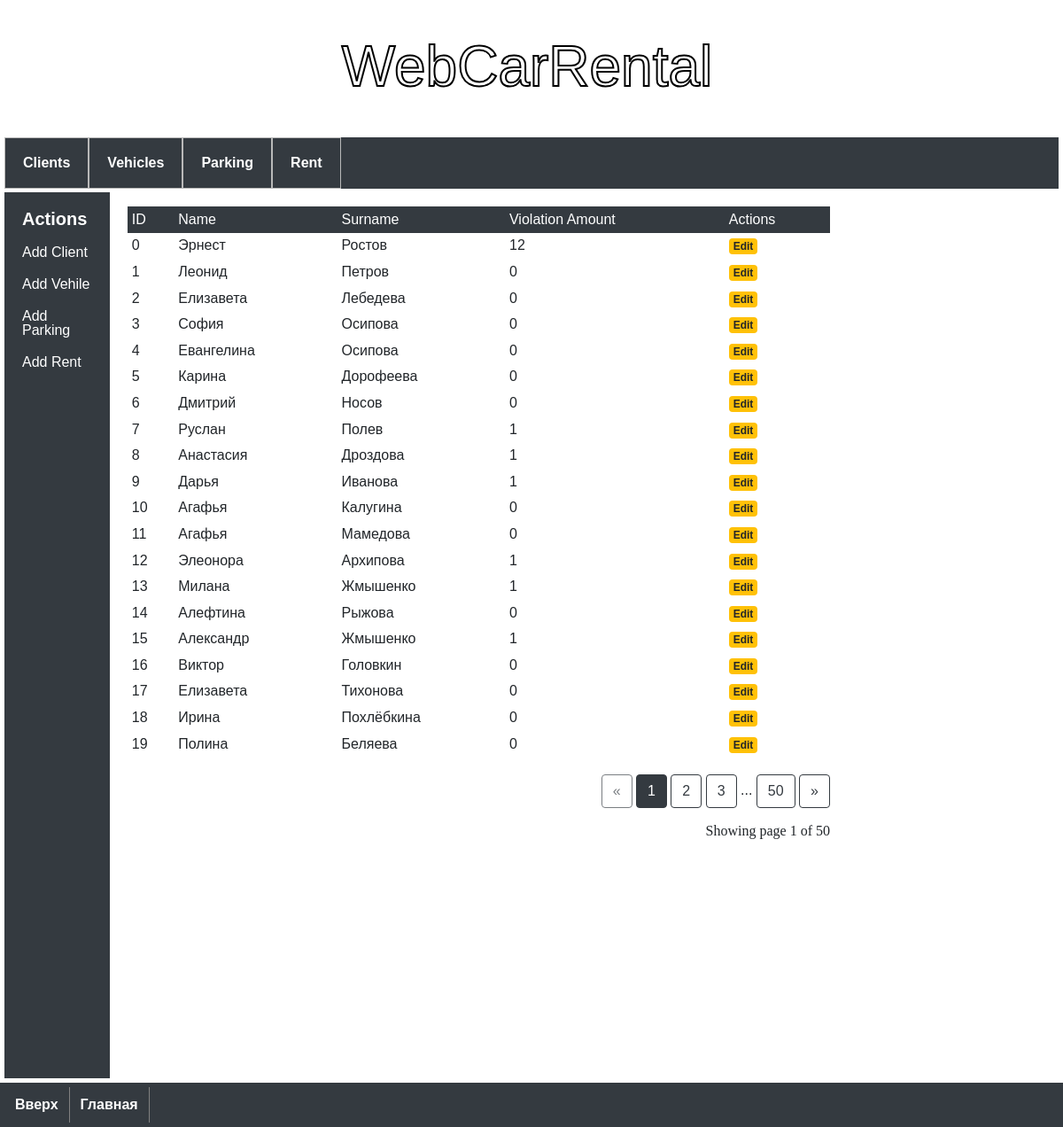
The app's page /clients with its own data.
### model.py (models this page shows)
class Client(db.Model):
    __tablename__ = 'client'
    client_id = db.Column('client_id', db.INTEGER, primary_key=True, autoincrement=True)
    firstname = db.Column('firstname', db.Text)
    surname = db.Column('surname', db.Text)
    violation = db.Column('violation', db.INTEGER)

### app.py (the view)
@app.route('/clients')
def clients():
    page = request.args.get('page', 1, type=int)
    clients = Client.query.paginate(page=page, per_page=20)
    return render_template(
        './client/clients.html',
        clients=clients)

### templates/client/clients.html
{% extends 'base.html' %}
{% block content %}
<div class="table-responsive">
    <table class="table table-sm table-borderless mb-0">
        <thead class="thead-dark">
            <tr>
                <th>ID</th>
                <th>Name</th>
                <th>Surname</th>
                <th>Violation Amount</th>
                <th>Actions</th>
            </tr>
        </thead>
        <tbody>
            {% for client in clients %}
            <tr>
                <th scope="row">{{ client.client_id }}</th>
                <td>{{ client.firstname }}</td>
                <td>{{ client.surname }}</td>
                <td>{{ client.violation }}</td>
                <td><a class="badge badge-warning" href="{{ url_for('edit_client', client_id=client.client_id) }}">Edit</a></td>
            </tr>
            {% endfor %}
        </tbody>
    </table>
</div>
<br>
<div class="text-right">
    <a href="{{ url_for('clients', page=clients.prev_num) }}"
       class="btn btn-outline-dark
       {% if clients.page == 1 %}disabled{% endif %}">
        &laquo;
    </a>
    {% for page_num in clients.iter_pages(left_edge=1, right_edge=1, left_current=1, right_current=2) %}{% if page_num %}
            {% if clients.page == page_num %}
            <a href="{{ url_for('clients', page=page_num) }}"
               class="btn btn-dark">
                {{ page_num }}
            </a>
            {% else %}
            <a href="{{ url_for('clients', page=page_num) }}"
               class="btn btn-outline-dark">
                {{ page_num }}
            </a>
            {% endif %}
        {% else %}
            ...
        {% endif %}
    {% endfor %}    <a href="{{ url_for('clients', page=clients.next_num) }}"
       class="btn btn-outline-dark
       {% if clients.page == clients.pages %}disabled{% endif %}">
        &raquo;
    </a>
</div>
<p class="text-right mt-3">
   Showing page {{ clients.page }} of {{ clients.pages }}
</p>
{% endblock %}

### static/css/styles.css (style rules this page uses)
p { font-family: Georgia, 'Times New Roman', Times, serif; margin-left: 10px; text-indent: 20px; }
body { font-family: 'Montserrat', sans-serif; }

### records on screen
Client: client_id "0", firstname "Эрнест", surname "Ростов", violation "12"
Client: client_id "1", firstname "Леонид", surname "Петров", violation "0"
Client: client_id "2", firstname "Елизавета", surname "Лебедева", violation "0"
Client: client_id "3", firstname "София", surname "Осипова", violation "0"
Client: client_id "4", firstname "Евангелина", surname "Осипова", violation "0"
Client: client_id "5", firstname "Карина", surname "Дорофеева", violation "0"
Client: client_id "6", firstname "Дмитрий", surname "Носов", violation "0"
Client: client_id "7", firstname "Руслан", surname "Полев", violation "1"
Client: client_id "8", firstname "Анастасия", surname "Дроздова", violation "1"
Client: client_id "9", firstname "Дарья", surname "Иванова", violation "1"
Client: client_id "10", firstname "Агафья", surname "Калугина", violation "0"
Client: client_id "11", firstname "Агафья", surname "Мамедова", violation "0"
Client: client_id "12", firstname "Элеонора", surname "Архипова", violation "1"
Client: client_id "13", firstname "Милана", surname "Жмышенко", violation "1"
Client: client_id "14", firstname "Алефтина", surname "Рыжова", violation "0"
Client: client_id "15", firstname "Александр", surname "Жмышенко", violation "1"
Client: client_id "16", firstname "Виктор", surname "Головкин", violation "0"
Client: client_id "17", firstname "Елизавета", surname "Тихонова", violation "0"
Client: client_id "18", firstname "Ирина", surname "Похлёбкина", violation "0"
Client: client_id "19", firstname "Полина", surname "Беляева", violation "0"

### other values on screen
{{ page_num }} "1"
{{ page_num }} "2" "3" "50"
{{ clients.page }} "1"
{{ clients.pages }} "50"
